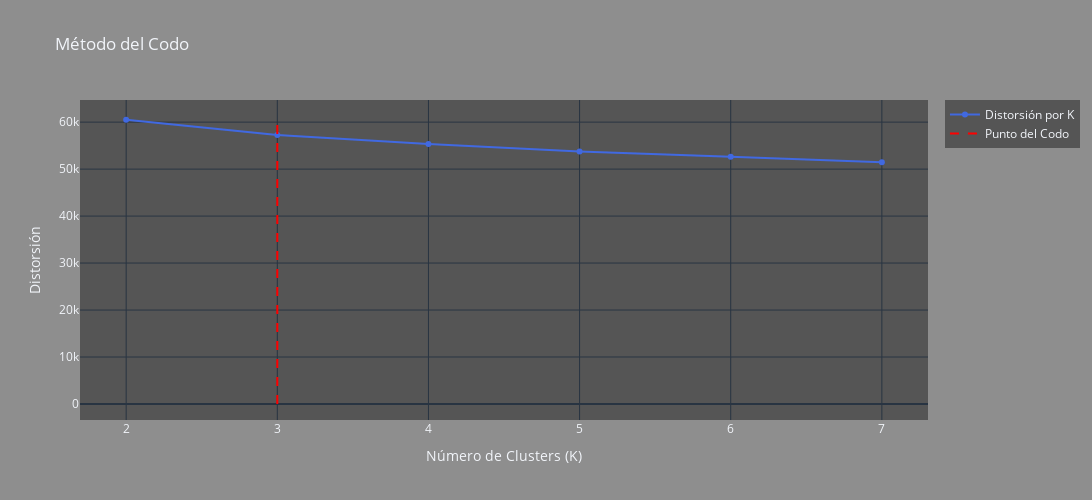

Write notebook code for a chart like this one.
### Code cell
optimal_k = calculate_elbow_point(distortions)
plot_elbow_method(range_n_clusters, distortions, optimal_k)

### Figure 1 — Plotly figure (JSON) as saved in the notebook; plotly's stock layout.template omitted (floating-point values rounded to 4 significant figures)
{"data": [{"marker": {"color": "RoyalBlue"}, "mode": "lines+markers", "name": "Distorsión por K", "type": "scatter", "x": [2, 3, 4, 5, 6, 7], "y": [60510.0, 57260.0, 55370.0, 53730.0, 52610.0, 51440.0]}, {"line": {"color": "Red", "dash": "dash"}, "mode": "lines", "name": "Punto del Codo", "type": "scatter", "x": [3, 3], "y": [0, 60510.0]}], "layout": {"height": 500, "title": {"text": "Método del Codo"}, "width": 1200, "xaxis": {"title": {"text": "Número de Clusters (K)"}}, "yaxis": {"title": {"text": "Distorsión"}}}}
